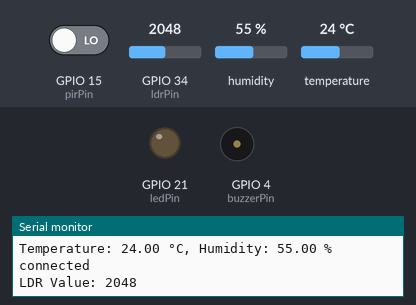
This sketch was run on a simulated ESP32. Parts: output pins drawn as LEDs (lit = HIGH), buzzer (waves = sounding, pin HIGH), the last lines printed to the serial monitor. Inputs (shaded band) come from the test bench; at power-on: GPIO 34 (ldrPin) = 2048, GPIO 15 (pirPin) LOW, humidity 55 %, temperature 24 °C. WiFi joins after 1.5 s; servers stay silent unless stated; no MQTT or app messages arrive unless stated.

Above: at 2.7 s.
2.8 s: GPIO 34 (ldrPin) set to 522
4.7 s: GPIO 34 (ldrPin) set to 468
At 6.0 s:
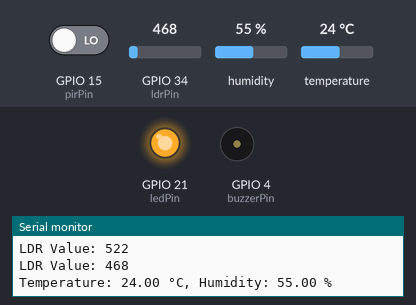
7.0 s: GPIO 15 (pirPin) driven HIGH
At 7.7 s:
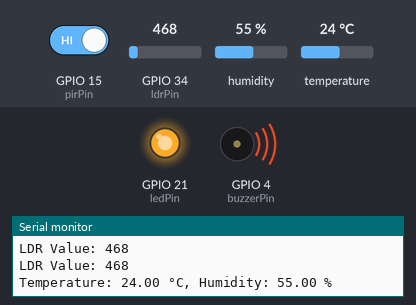
8.5 s: GPIO 34 (ldrPin) set to 540
At 9.6 s:
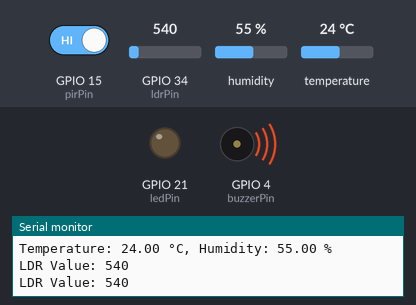
Timing chart, 0 to 11.5 s (numbered marks = the images above; inputs shaded):
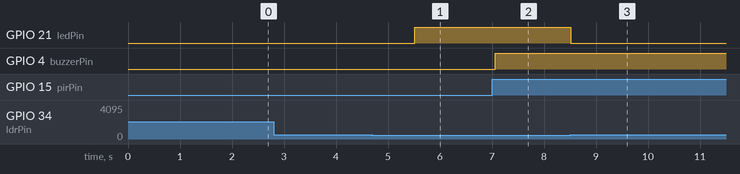

Measured:
- the behaviour switches between 501 and 500 on GPIO 34 (ldrPin) (found by bisection; images 0 and 1)
- after the input at 4.7 s, GPIO 21 (ledPin): LOW → HIGH after 0.81 s
- after the input at 7.0 s, GPIO 4 (buzzerPin): LOW → HIGH after 0.06 s
- after the input at 8.5 s, GPIO 21 (ledPin): HIGH → LOW at once

The sketch:

Monitoring.ino
```cpp
#include <Arduino.h>
#include <freertos/FreeRTOS.h>
#include <freertos/task.h>
#include <Adafruit_Sensor.h>
#include <DHT.h>
#include <WiFi.h>
#include <PubSubClient.h>
#include <ArduinoJson.h>

#define DHTPIN 14    // Pin DHT22
#define DHTTYPE DHT11 // Tipe sensor DHT yang digunakan
const int ldrPin = 34;  // Pin LDR
const int ledPin = 21;   // Pin LED
const int buzzerPin = 4; // Pin buzzer
const int pirPin = 15;   // Pin sensor PIR

const char *SSID = "";
const char *PASSWORD = "";
const char *MQTT_BROKER = "broker.mqttdashboard.com";
const char *MQTT_TOPIC = "ShieldWatchIOT";
const char *MQTT_CLIENT_ID = "idmnbvcxz";
const char *MQTT_USER = "";
const char *MQTT_PASSWORD = "";

WiFiClient espClient;
PubSubClient client(espClient);

DHT dht(DHTPIN, DHTTYPE);

void setup_wifi() {
  delay(10);
  Serial.println();
  Serial.print("Connecting to WiFi");

  WiFi.begin(SSID, PASSWORD, 6);

  while (WiFi.status() != WL_CONNECTED) {
    delay(500);
    Serial.print(".");
  }

  Serial.println("");
  Serial.println("WiFi connected");
  Serial.println("IP address: ");
  Serial.println(WiFi.localIP());
}

void reconnect() {
  while (!client.connected()) {
    Serial.print("Attempting MQTT connection...");
    if (client.connect(MQTT_CLIENT_ID, MQTT_USER, MQTT_PASSWORD)) {
      Serial.println("connected");
      client.subscribe(MQTT_TOPIC);
    } else {
      Serial.print("failed, rc=");
      Serial.print(client.state());
      Serial.println(" try again in 5 seconds");
      delay(5000);
    }
  }
}

void messageCallback(char* topic, byte* payload, unsigned int length) {
  Serial.print("Message received on topic: ");
  Serial.println(topic);

  Serial.print("Payload: ");
  for (int i = 0; i < length; i++) {
    Serial.print((char)payload[i]);
  }
  Serial.println();

  // Mengonversi payload ke objek JSON
  DynamicJsonDocument jsonDoc(256);
  deserializeJson(jsonDoc, payload, length);

  // Mengecek apakah ada field "type" dan nilainya adalah "warning"
  const char* type = jsonDoc["type"];
  if (type && strcmp(type, "warning") == 0) {
    // Menyalakan buzzer
    digitalWrite(buzzerPin, HIGH);
    delay(1000);  // Menahan buzzer selama 1 detik
    digitalWrite(buzzerPin, LOW);

    // Mencetak pesan "WARNING" pada Serial Monitor
    Serial.println("WARNING");
  }

}

void publishTaskFunction(void *pvParameters) {
  for (;;) {
    if (client.connected()) {
      // Baca nilai dari sensor LDR
      int ldrValue = analogRead(ldrPin);

      // Baca nilai dari sensor DHT22
      float temperature = dht.readTemperature();
      float humidity = dht.readHumidity();

      // Baca status PIR sensor
      int pirValue = digitalRead(pirPin);

      // Buat objek JSON
      StaticJsonDocument<256> jsonDocument;
      jsonDocument["type"] = "monitoring";
      jsonDocument["device_id"] = MQTT_CLIENT_ID;
      jsonDocument["ldr"] = ldrValue;
      jsonDocument["temperature"] = temperature;
      jsonDocument["humidity"] = humidity;

      // Serialisasi JSON menjadi string
      String jsonString;
      serializeJson(jsonDocument, jsonString);

      // Kirim JSON ke broker MQTT
      client.publish(MQTT_TOPIC, jsonString.c_str());

      // Tunda selama 5 detik
      delay(5000);
    }

    vTaskDelay(1000 / portTICK_PERIOD_MS);
  }
}

void ldrTask(void *parameter) {
  while (1) {
    // Baca nilai dari sensor LDR
    int ldrValue = analogRead(ldrPin);

    // Tampilkan nilai LDR
    Serial.print("LDR Value: ");
    Serial.println(ldrValue);

    // Tunda task selama 1 detik
    vTaskDelay(pdMS_TO_TICKS(1000));
  }
}

void ledTask(void *parameter) {
  while (1) {
    // Baca nilai dari sensor LDR
    int ldrValue = analogRead(ldrPin);

    // Kendalikan LED berdasarkan nilai LDR
    if (ldrValue > 500) {
      // Jika nilai LDR tinggi (siang), matikan LED
      digitalWrite(ledPin, LOW);
    } else {
      // Jika nilai LDR rendah (malam), nyalakan LED
      digitalWrite(ledPin, HIGH);
    }

    // Tunda task selama 1 detik
    vTaskDelay(pdMS_TO_TICKS(1000));
  }
}

void readDHTTask(void *parameter) {
  (void)parameter;

  for (;;) {
    // Membaca suhu dan kelembaban dari sensor DHT22
    float temperature = dht.readTemperature();
    float humidity = dht.readHumidity();

    // Menampilkan hasil pada Serial Monitor
    Serial.print("Temperature: ");
    Serial.print(temperature);
    Serial.print(" °C, Humidity: ");
    Serial.print(humidity);
    Serial.println(" %");

    // Menunggu 2 detik sebelum membaca sensor lagi
    vTaskDelay(pdMS_TO_TICKS(2000));
  }
}

void buzzerTask(void *parameter) {
  (void)parameter;

  for (;;) {
    // Membaca status PIR sensor
    int pirValue = digitalRead(pirPin);

    // Jika PIR sensor mendeteksi gerakan/objek
    if (pirValue == HIGH) {
      // Mengatur buzzer untuk berbunyi
      digitalWrite(buzzerPin, HIGH);
    } else {
      // Menghentikan bunyi buzzer
      digitalWrite(buzzerPin, LOW);
    }

    // Menunggu 100 milidetik sebelum membaca PIR sensor lagi
    vTaskDelay(pdMS_TO_TICKS(100));
  }
}

void setup() {
  Serial.begin(115200);

  setup_wifi();
  client.setServer(MQTT_BROKER, 1883);
  client.setCallback(messageCallback);

  // Konfigurasi pin untuk LED sebagai output
  pinMode(ledPin, OUTPUT);

  // Inisialisasi sensor DHT22
  dht.begin();

  // Konfigurasi pin buzzer sebagai output
  pinMode(buzzerPin, OUTPUT);

  xTaskCreate(publishTaskFunction, "PublishTask", 10000, NULL, 1, NULL);// Task untuk publish suatu value
  xTaskCreate(ldrTask, "LDR Task", 1000, NULL, 1, NULL);// Task untuk membaca nilai dari sensor LDR
  xTaskCreate(ledTask, "LED Task", 1000, NULL, 1, NULL);// Task untuk mengendalikan LED berdasarkan nilai LDR
  xTaskCreate(readDHTTask, "DHT Task", 10000, NULL, 1, NULL);// Task untuk membaca sensor DHT22
  xTaskCreate(buzzerTask, "Buzzer Task", 10000, NULL, 1, NULL); // Task untuk mengatur buzzer
}

void loop() {
  if (!client.connected()) {
    reconnect();
  }
  client.loop();
}
```
